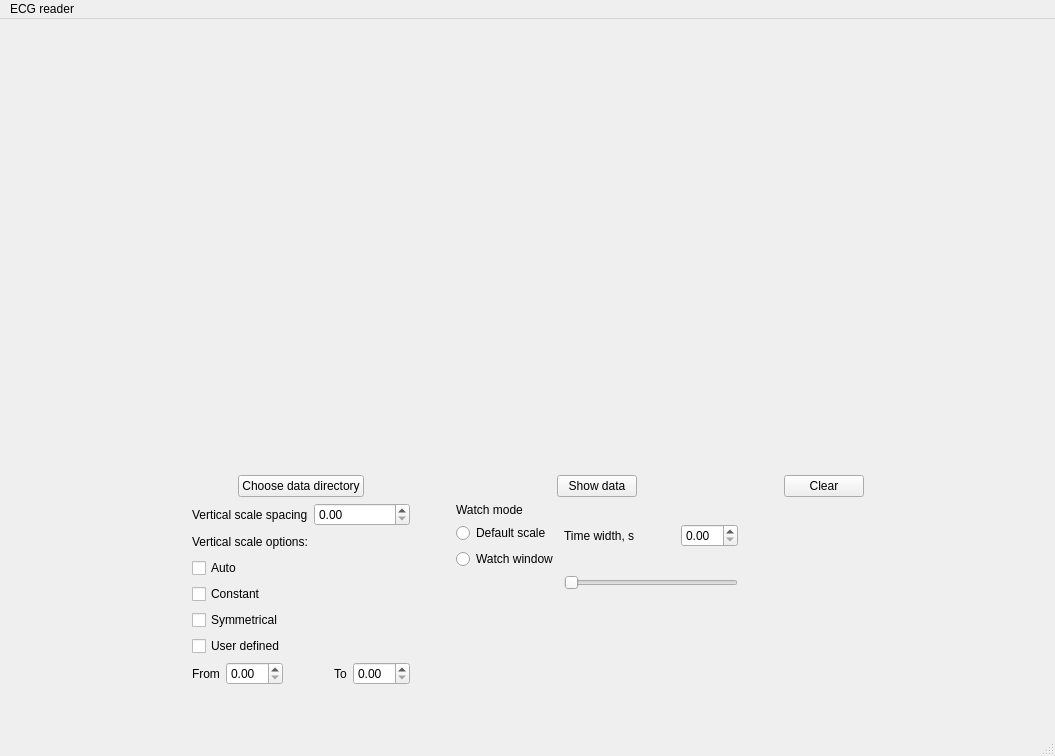
<?xml version="1.0" encoding="UTF-8"?>
<ui version="4.0">
 <class>MainWindow</class>
 <widget class="QMainWindow" name="MainWindow">
  <property name="geometry">
   <rect>
    <x>0</x>
    <y>0</y>
    <width>1055</width>
    <height>756</height>
   </rect>
  </property>
  <property name="windowTitle">
   <string>MainWindow</string>
  </property>
  <widget class="QWidget" name="centralwidget">
   <layout class="QGridLayout" name="gridLayout_10">
    <item row="0" column="0">
     <widget class="QCustomPlot" name="plot" native="true">
      <property name="sizePolicy">
       <sizepolicy hsizetype="Preferred" vsizetype="Preferred">
        <horstretch>100</horstretch>
        <verstretch>100</verstretch>
       </sizepolicy>
      </property>
     </widget>
    </item>
    <item row="1" column="0">
     <layout class="QGridLayout" name="gridLayout_9">
      <item row="0" column="1">
       <spacer name="verticalSpacer_3">
        <property name="orientation">
         <enum>Qt::Vertical</enum>
        </property>
        <property name="sizeHint" stdset="0">
         <size>
          <width>20</width>
          <height>40</height>
         </size>
        </property>
       </spacer>
      </item>
      <item row="1" column="0">
       <spacer name="horizontalSpacer_9">
        <property name="orientation">
         <enum>Qt::Horizontal</enum>
        </property>
        <property name="sizeHint" stdset="0">
         <size>
          <width>40</width>
          <height>20</height>
         </size>
        </property>
       </spacer>
      </item>
      <item row="1" column="1">
       <layout class="QGridLayout" name="gridLayout_8">
        <item row="0" column="0">
         <layout class="QGridLayout" name="gridLayout_4">
          <item row="0" column="0">
           <spacer name="horizontalSpacer_7">
            <property name="orientation">
             <enum>Qt::Horizontal</enum>
            </property>
            <property name="sizeHint" stdset="0">
             <size>
              <width>40</width>
              <height>20</height>
             </size>
            </property>
           </spacer>
          </item>
          <item row="0" column="1">
           <widget class="QPushButton" name="choose_data_btn">
            <property name="text">
             <string>Choose data directory</string>
            </property>
           </widget>
          </item>
          <item row="0" column="2">
           <spacer name="horizontalSpacer_8">
            <property name="orientation">
             <enum>Qt::Horizontal</enum>
            </property>
            <property name="sizeHint" stdset="0">
             <size>
              <width>40</width>
              <height>20</height>
             </size>
            </property>
           </spacer>
          </item>
          <item row="1" column="0" colspan="3">
           <layout class="QGridLayout" name="gridLayout_3">
            <item row="0" column="0">
             <layout class="QGridLayout" name="gridLayout">
              <item row="0" column="0">
               <layout class="QHBoxLayout" name="horizontalLayout_3">
                <item>
                 <widget class="QLabel" name="label">
                  <property name="text">
                   <string>Vertical scale spacing</string>
                  </property>
                 </widget>
                </item>
                <item>
                 <widget class="QDoubleSpinBox" name="vert_spac_box"/>
                </item>
               </layout>
              </item>
              <item row="1" column="0">
               <layout class="QVBoxLayout" name="verticalLayout">
                <item>
                 <widget class="QLabel" name="vert_sc_opt_lbl">
                  <property name="text">
                   <string>Vertical scale options:</string>
                  </property>
                 </widget>
                </item>
                <item>
                 <widget class="QCheckBox" name="auto_vert_sc_btn">
                  <property name="text">
                   <string>Auto</string>
                  </property>
                 </widget>
                </item>
                <item>
                 <widget class="QCheckBox" name="const_vert_sc_btn">
                  <property name="text">
                   <string>Constant</string>
                  </property>
                 </widget>
                </item>
                <item>
                 <widget class="QCheckBox" name="symm_vert_sc_btn">
                  <property name="text">
                   <string>Symmetrical</string>
                  </property>
                 </widget>
                </item>
                <item>
                 <widget class="QCheckBox" name="user_def_vert_sc_btn">
                  <property name="text">
                   <string>User defined</string>
                  </property>
                 </widget>
                </item>
               </layout>
              </item>
             </layout>
            </item>
            <item row="1" column="0">
             <layout class="QHBoxLayout" name="horizontalLayout">
              <item>
               <widget class="QLabel" name="from_lbl">
                <property name="text">
                 <string>From</string>
                </property>
               </widget>
              </item>
              <item>
               <widget class="QDoubleSpinBox" name="from_val"/>
              </item>
              <item>
               <spacer name="horizontalSpacer">
                <property name="orientation">
                 <enum>Qt::Horizontal</enum>
                </property>
                <property name="sizeHint" stdset="0">
                 <size>
                  <width>38</width>
                  <height>20</height>
                 </size>
                </property>
               </spacer>
              </item>
              <item>
               <widget class="QLabel" name="to_lbl">
                <property name="text">
                 <string>To</string>
                </property>
               </widget>
              </item>
              <item>
               <widget class="QDoubleSpinBox" name="to_val"/>
              </item>
             </layout>
            </item>
           </layout>
          </item>
         </layout>
        </item>
        <item row="0" column="1">
         <spacer name="horizontalSpacer_3">
          <property name="orientation">
           <enum>Qt::Horizontal</enum>
          </property>
          <property name="sizeHint" stdset="0">
           <size>
            <width>40</width>
            <height>20</height>
           </size>
          </property>
         </spacer>
        </item>
        <item row="0" column="2">
         <layout class="QGridLayout" name="gridLayout_6">
          <item row="0" column="0">
           <layout class="QGridLayout" name="gridLayout_5">
            <item row="0" column="0">
             <spacer name="horizontalSpacer_5">
              <property name="orientation">
               <enum>Qt::Horizontal</enum>
              </property>
              <property name="sizeHint" stdset="0">
               <size>
                <width>40</width>
                <height>20</height>
               </size>
              </property>
             </spacer>
            </item>
            <item row="0" column="1">
             <widget class="QPushButton" name="show_data_btn">
              <property name="text">
               <string>Show data</string>
              </property>
             </widget>
            </item>
            <item row="0" column="2">
             <spacer name="horizontalSpacer_6">
              <property name="orientation">
               <enum>Qt::Horizontal</enum>
              </property>
              <property name="sizeHint" stdset="0">
               <size>
                <width>40</width>
                <height>20</height>
               </size>
              </property>
             </spacer>
            </item>
            <item row="1" column="0" colspan="3">
             <layout class="QGridLayout" name="gridLayout_2">
              <item row="0" column="0">
               <layout class="QVBoxLayout" name="verticalLayout_2">
                <item>
                 <widget class="QLabel" name="label_2">
                  <property name="text">
                   <string>Watch mode</string>
                  </property>
                 </widget>
                </item>
                <item>
                 <widget class="QRadioButton" name="default_scale_rb">
                  <property name="text">
                   <string>Default scale</string>
                  </property>
                 </widget>
                </item>
                <item>
                 <widget class="QRadioButton" name="watch_6cm_rb">
                  <property name="text">
                   <string>Watch window</string>
                  </property>
                 </widget>
                </item>
               </layout>
              </item>
              <item row="0" column="1">
               <layout class="QHBoxLayout" name="horizontalLayout_2">
                <item>
                 <widget class="QLabel" name="time_width_lbl">
                  <property name="text">
                   <string>Time width, s</string>
                  </property>
                 </widget>
                </item>
                <item>
                 <spacer name="horizontalSpacer_2">
                  <property name="orientation">
                   <enum>Qt::Horizontal</enum>
                  </property>
                  <property name="sizeHint" stdset="0">
                   <size>
                    <width>40</width>
                    <height>20</height>
                   </size>
                  </property>
                 </spacer>
                </item>
                <item>
                 <widget class="QDoubleSpinBox" name="time_width_val"/>
                </item>
               </layout>
              </item>
              <item row="1" column="1">
               <widget class="QSlider" name="time_slider_6s">
                <property name="orientation">
                 <enum>Qt::Horizontal</enum>
                </property>
               </widget>
              </item>
             </layout>
            </item>
           </layout>
          </item>
          <item row="1" column="0">
           <spacer name="verticalSpacer">
            <property name="orientation">
             <enum>Qt::Vertical</enum>
            </property>
            <property name="sizeHint" stdset="0">
             <size>
              <width>20</width>
              <height>78</height>
             </size>
            </property>
           </spacer>
          </item>
         </layout>
        </item>
        <item row="0" column="3">
         <spacer name="horizontalSpacer_4">
          <property name="orientation">
           <enum>Qt::Horizontal</enum>
          </property>
          <property name="sizeHint" stdset="0">
           <size>
            <width>40</width>
            <height>20</height>
           </size>
          </property>
         </spacer>
        </item>
        <item row="0" column="4">
         <layout class="QGridLayout" name="gridLayout_7">
          <item row="0" column="0">
           <widget class="QPushButton" name="clear_btn">
            <property name="text">
             <string>Clear</string>
            </property>
           </widget>
          </item>
          <item row="1" column="0">
           <spacer name="verticalSpacer_2">
            <property name="orientation">
             <enum>Qt::Vertical</enum>
            </property>
            <property name="sizeHint" stdset="0">
             <size>
              <width>20</width>
              <height>188</height>
             </size>
            </property>
           </spacer>
          </item>
         </layout>
        </item>
       </layout>
      </item>
      <item row="1" column="2">
       <spacer name="horizontalSpacer_10">
        <property name="orientation">
         <enum>Qt::Horizontal</enum>
        </property>
        <property name="sizeHint" stdset="0">
         <size>
          <width>48</width>
          <height>20</height>
         </size>
        </property>
       </spacer>
      </item>
      <item row="2" column="1">
       <spacer name="verticalSpacer_4">
        <property name="orientation">
         <enum>Qt::Vertical</enum>
        </property>
        <property name="sizeHint" stdset="0">
         <size>
          <width>20</width>
          <height>40</height>
         </size>
        </property>
       </spacer>
      </item>
     </layout>
    </item>
   </layout>
  </widget>
  <widget class="QMenuBar" name="menubar">
   <property name="geometry">
    <rect>
     <x>0</x>
     <y>0</y>
     <width>1055</width>
     <height>22</height>
    </rect>
   </property>
   <widget class="QMenu" name="menuECG_reader">
    <property name="title">
     <string>ECG reader</string>
    </property>
   </widget>
   <addaction name="menuECG_reader"/>
  </widget>
  <widget class="QStatusBar" name="statusbar"/>
 </widget>
 <customwidgets>
  <customwidget>
   <class>QCustomPlot</class>
   <extends>QWidget</extends>
   <header>qcustomplot.h</header>
   <container>1</container>
  </customwidget>
 </customwidgets>
 <resources/>
 <connections/>
</ui>
